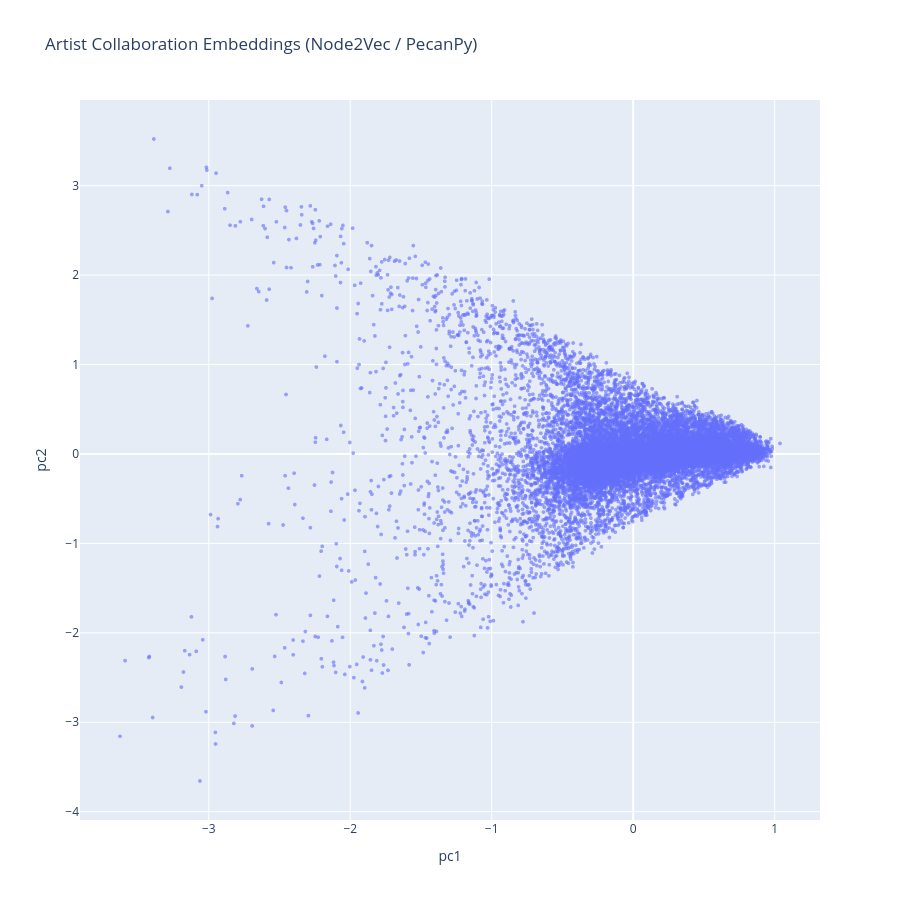

Notebook code cell kept with this figure:
### Code cell
import pandas as pd
import numpy as np
from pecanpy import pecanpy as p2v
from sklearn.decomposition import PCA
import plotly.express as px

# ============================================================
# INPUT: artist_collab_n2v
# Required columns: src, dst, weight
# ============================================================

# -------------------------
# 1. Deduplicate edges
# -------------------------
edges_df = (
    artist_collab_n2v
    .dropna(subset=["src", "dst"])
    .astype({"src": str, "dst": str})
    .groupby(["src", "dst"], as_index=False)
    .agg({"weight": "sum"})
)

# -------------------------
# 2. CREATE ARTIST ↔ INDEX MAPPING (CRITICAL)
# -------------------------
artists = pd.Index(
    pd.unique(pd.concat([edges_df["src"], edges_df["dst"]]))
)

artist_to_idx = {a: i for i, a in enumerate(artists)}
idx_to_artist = artists.to_numpy()

# Persist mapping
np.save("/tmp/idx_to_artist.npy", idx_to_artist)

print(f"Mapped {len(idx_to_artist)} artists")

# -------------------------
# 3. Rewrite edge list with integer indices
# -------------------------
edges_df["src_i"] = edges_df["src"].map(artist_to_idx)
edges_df["dst_i"] = edges_df["dst"].map(artist_to_idx)

edge_path = "/tmp/artist_edges.edgelist"
edges_df[["src_i", "dst_i", "weight"]].to_csv(
    edge_path,
    sep=" ",
    header=False,
    index=False
)

print(f"Wrote {len(edges_df)} edges to {edge_path}")

# -------------------------
# 4. Load graph into PecanPy
# -------------------------
g = p2v.SparseOTF(
    p=1.0,
    q=1.0,
    workers=2,
    verbose=True
)

g.read_edg(
    edge_path,
    weighted=True,
    directed=False,
    delimiter=" "
)

print("Graph loaded")
print("Nodes:", g.num_nodes)
print("Edges:", g.num_edges)

assert g.num_nodes == len(idx_to_artist)

# -------------------------
# 5. Train Node2Vec (embeddings returned here)
# -------------------------
out = g.embed(
    dim=32,
    num_walks=5,
    walk_length=10,
    window_size=5,
    epochs=1
)

print("Embedding matrix shape:", out.shape)

# -------------------------
# 6. Assign embeddings back to artist IDs
# -------------------------
df_emb = pd.DataFrame(
    out,
    columns=[f"emb_{i}" for i in range(out.shape[1])]
)
df_emb["artist_id"] = idx_to_artist

print("Final embedding table:", df_emb.shape)

# -------------------------
# 7. PCA + interactive visualization (sanity check)
# -------------------------
N_SAMPLE = min(20000, len(df_emb))
df_sample = df_emb.sample(n=N_SAMPLE, random_state=42)

X = df_sample.filter(like="emb_").values
X_2d = PCA(n_components=2, random_state=42).fit_transform(X)

df_sample["pc1"] = X_2d[:, 0]
df_sample["pc2"] = X_2d[:, 1]

fig = px.scatter(
    df_sample,
    x="pc1",
    y="pc2",
    hover_data=["artist_id"],
    title="Artist Collaboration Embeddings (Node2Vec / PecanPy)",
    opacity=0.6
)

fig.update_traces(marker=dict(size=4))
fig.update_layout(width=900, height=900)
fig.show()

# -------------------------
# 8. Save embeddings
# -------------------------
df_emb.to_csv("/tmp/artist_embeddings.csv", index=False)
print("Saved /tmp/artist_embeddings.csv")

### Figure 1 — Plotly figure (JSON) as saved in the notebook; plotly's stock layout.template omitted (floating-point values rounded to 4 significant figures; data arrays with more than 128 entries replaced by an {"elided": "..."} marker saying what was removed)
{"data": [{"customdata": {"elided": "20000x1 str values"}, "hovertemplate": "pc1=%{x}<br>pc2=%{y}<br>artist_id=%{customdata[0]}<extra></extra>", "legendgroup": "", "marker": {"color": "#636efa", "opacity": 0.6, "size": 4, "symbol": "circle"}, "mode": "markers", "name": "", "showlegend": false, "type": "scattergl", "x": {"elided": "20000 float values"}, "xaxis": "x", "y": {"elided": "20000 float values"}, "yaxis": "y"}], "layout": {"height": 900, "legend": {"tracegroupgap": 0}, "title": {"text": "Artist Collaboration Embeddings (Node2Vec / PecanPy)"}, "width": 900, "xaxis": {"anchor": "y", "domain": [0, 1], "title": {"text": "pc1"}}, "yaxis": {"anchor": "x", "domain": [0, 1], "title": {"text": "pc2"}}}}
